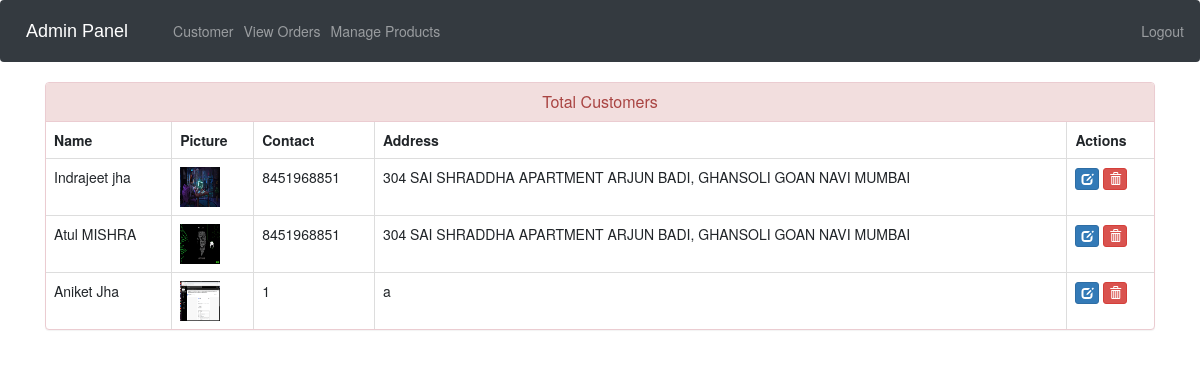
Screenshot of /view-customer (signed in) with the database file from the repository.
### ecom/models.py (models this page shows, shortened)
class Customer(models.Model):
    user=models.OneToOneField(User,on_delete=models.CASCADE)
    profile_pic= models.ImageField(upload_to='profile_pic/CustomerProfilePic/',null=True,blank=True)
    address = models.CharField(max_length=500)
    mobile = models.CharField(max_length=10,null=False)
    @property
    def get_name(self):
        return self.user.first_name+" "+self.user.last_name

### ecom/views.py (the view)
# urls.py: path('view-customer', views.view_customer_view,name='view-customer'),
@login_required(login_url='adminlogin')
def view_customer_view(request):
    customers=models.Customer.objects.all()
    return render(request,'ecom/view_customer.html',{'customers':customers})

### templates/ecom/view_customer.html (shortened to what this page needs)
{% extends 'ecom/admin_base.html' %}
{% load static %}
{% block content %}
<head>
  <link href="//netdna.bootstrapcdn.com/bootstrap/3.0.0/css/bootstrap.min.css" rel="stylesheet" id="bootstrap-css">
</head>
<div class="container">
  <div class="panel panel-danger">
    <div class="panel-heading">
      <h6 class="panel-title">Total Customers</h6>
    </div>
    <table class="table table-hover table-bordered" id="dev-table">
      <thead>
        <tr>
          <th>Name</th>
          <th>Picture</th>
          <th>Contact</th>
          <th>Address</th>
          <th>Actions</th>
        </tr>
      </thead>
      {% for c in customers %}
      <tr>
        <td> {{c.get_name}}</td>
        <td> <img src="{% static c.profile_pic.url %}" alt="Profile Pic" height="40px" width="40px" /></td>
        <td>{{c.mobile}}</td>
        <td>{{c.address}}</td>
        <td><a class="btn btn-primary btn-xs" href="{% url 'update-customer' c.id  %}"><span class="glyphicon glyphicon-edit"></span></a>
        <a class="btn btn-danger btn-xs" href="{% url 'delete-customer' c.id  %}"><span class="glyphicon glyphicon-trash"></span></a></td>
      </tr>
      {% endfor %}
    </table>
  </div>
</div>
{% endblock content %}

### templates/ecom/view_customer.html (style rules this page uses)
a:link { text-decoration: none; }
h6 { text-align: center; }

### rows the page displays
Customer: get_name "Indrajeet jha", profile_pic (picture), mobile "8451968851", address "304 SAI SHRADDHA APARTMENT ARJUN BADI, GHANSOLI GOAN NAVI MUMBAI"
Customer: get_name "Atul MISHRA", profile_pic (picture), mobile "8451968851", address "304 SAI SHRADDHA APARTMENT ARJUN BADI, GHANSOLI GOAN NAVI MUMBAI"
Customer: get_name "Aniket Jha", profile_pic (picture), mobile "1", address "a"
